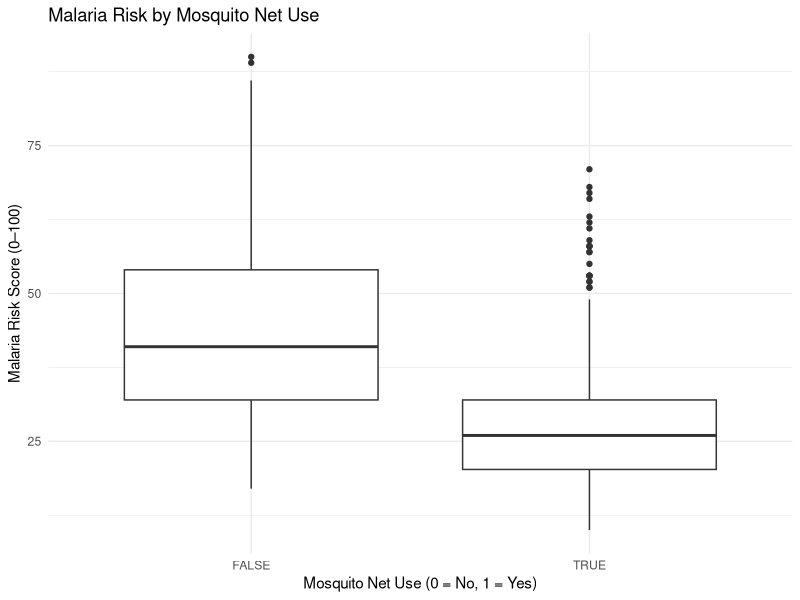
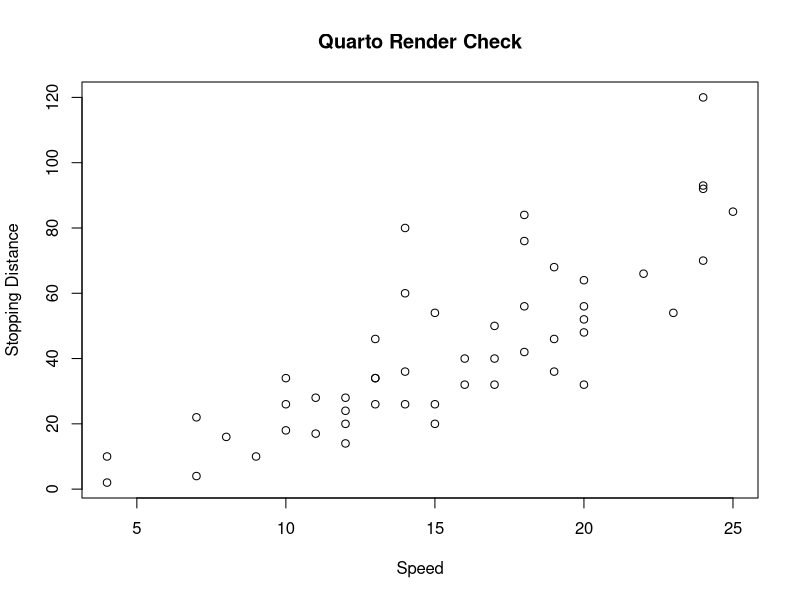

Write R code to recreate these figures, in order.
## ---- chunk 1
#| label: q01-data
library(tidyverse)
library(broom)
library(dplyr)

net_data <- read_csv("net_data.csv")

# Your code here
## ---- chunk 2
#examine data structure
glimpse(net_data)

#checking for missing values
net_data %>% 
  map(is.na) %>% 
  map(sum)

#counting values in 'net'
net_data %>%
  count(net)

head(net_data)
## ---- chunk 3
#| label: q03-unadjusted
# Your code here

# Boxplot
ggplot(net_data, aes(x = net, y = malaria_risk)) +
  geom_boxplot() +
  labs(
    title = "Malaria Risk by Mosquito Net Use",
    x = "Mosquito Net Use (0 = No, 1 = Yes)",
    y = "Malaria Risk Score (0–100)"
  ) +
  theme_minimal()

# Table of mean malaria risk 
mean_table <- net_data %>%
  group_by(net) %>%
  summarise(
    n = sum(!is.na(malaria_risk)),
    mean_malaria_risk = mean(malaria_risk, na.rm = TRUE)
  )

print(mean_table)

mean_users <- mean(net_data$malaria_risk[net_data$net == 1], na.rm = TRUE)

mean_nonusers <- mean(net_data$malaria_risk[net_data$net == 0], na.rm = TRUE)

unadjusted_difference <- mean_users - mean_nonusers

print(unadjusted_difference)
## ---- chunk 4
#| label: q06-propensity
# Your code here
#creating logistic regression model using net as the outcome variable with confounding parameters income, health and temperature
log_reg <- glm(
  net ~ income + health + temperature, 
  data=net_data,
  family=binomial(link = 'logit')
)
## ---- chunk 5
#calculating propensity scores ('response' calculates propensity scores)
prop_scores <- predict(
  log_reg, type = 'response')

#adding propensity scores to df
net_data <- net_data %>% 
  mutate(prop_scores)

#displaying summary and range by treatment group 
net_data %>% 
  group_by(net) %>% 
  summarize(
    n = n(),
    mean = mean(prop_scores),
    median = median(prop_scores),
    sd = sd(prop_scores),
    min = min(prop_scores),
    max = max(prop_scores)
    
  )

## ---- chunk 6
#| label: q07-weights
# Your code here
#verify propensity scores are between 0 and 1: 
all(prop_scores > 0 & prop_scores < 1)

#calculating inverse probability weights from propensity scores and creating a new column of them called ip_weights for new data frame ip_data
ip_data <- net_data %>% 
  mutate( ip_weights = if_else(
    net == TRUE,
    1 / prop_scores, 
    1 / (1 - prop_scores)
  )
)

#showing first 6 observations
ip_data %>% 
  select(net, prop_scores, ip_weights) %>% 
  head(6)
## ---- chunk 7
#| label: q08-overlap
# Your code here
## ---- chunk 8
#| label: q09-weight-diagnostics
# Your code here
## ---- chunk 9
#| label: q10-effect
# Your code here
## ---- chunk 10
#| label: render-check
#| echo: true

plot(
  cars,
  main = "Quarto Render Check",
  xlab = "Speed",
  ylab = "Stopping Distance"
)
## ---- chunk 11
#| label: session
sessionInfo()
